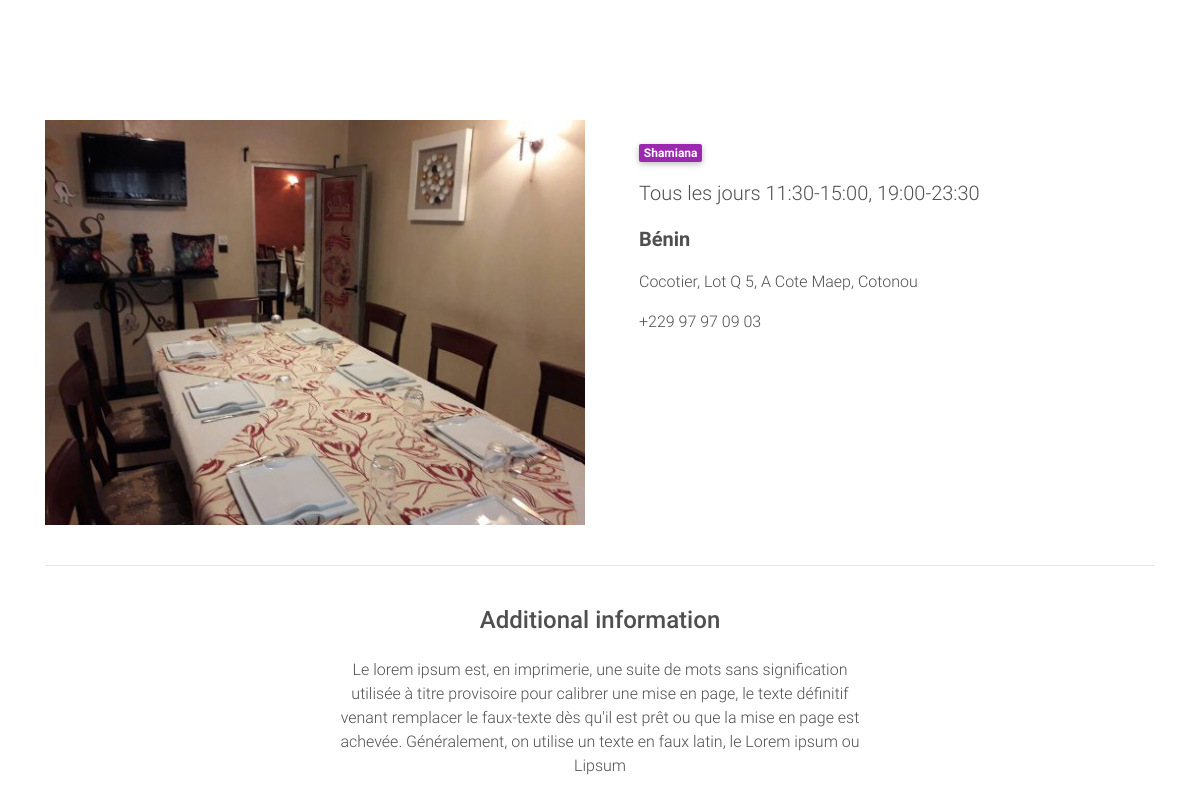
The app's page /product/2 with its own data.
### core/models.py (models this page shows, shortened)
class Restaurant(models.Model):
    name = models.CharField(max_length=200, null=True)
    address = models.CharField(max_length=200, null=False)
    country = models.CharField(max_length=200, null=False)
    number = models.CharField(max_length=200, null=False)
    timetables = models.CharField(max_length=200, null=False)
    slug = models.SlugField()
    description = models.TextField()
    image = models.ImageField()

### core/views.py (the view)
# urls.py: path('product/<slug>', ItemDetailView.as_view(), name='product'),
class ItemDetailView(DetailView):
    model = Restaurant
    template_name = "product.html"

### core/templates/product.html
{% extends "base.html" %}
{% block content %}
  <main class="mt-5 pt-4">
    <div class="container dark-grey-text mt-5">
      <div class="row wow fadeIn">
        <div class="col-md-6 mb-4">
          <img src="{{ object.image.url }}" class="img-fluid" alt="">
        </div>
        <div class="col-md-6 mb-4">
          <div class="p-4">
            <div class="mb-3">
                <span class="badge purple mr-1" style="font-size: 15  0%">{{ object.name }}</span>
            </div>
            <p class="lead">
              <span>{{ object.timetables }}</span>
            </p>
            <p class="lead font-weight-bold">{{ object.country }}</p>
            <p>{{ object.address }}</p>
            <p>{{ object.number }}</p>
          </div>
        </div>
      </div>
      <hr>
      <div class="row d-flex justify-content-center wow fadeIn">
        <div class="col-md-6 text-center">
          <h4 class="my-4 h4">Additional information</h4>
          <p>{{ object.description }}</p>
        </div>
      </div>
    </div>
  </main>
{% endblock content %}

### core/templates/base.html (style rules this page uses)
html, body, header, .carousel { height: 60vh; }

### records on screen
Restaurant: image (picture), name "Shamiana", timetables "Tous les jours 11:30-15:00, 19:00-23:30", country "Bénin", address "Cocotier, Lot Q 5, A Cote Maep, Cotonou", number "+229 97 97 09 03", description "Le lorem ipsum est, en imprimerie, une suite de mots sans signification utilisée à titre provisoire pour calibrer une mise en page, le texte définitif venant remplacer le faux-texte dès qu'il est prêt ou que la mise en page est achevée. Généralement, on utilise un texte en faux latin, le Lorem ipsum ou Lipsum"
